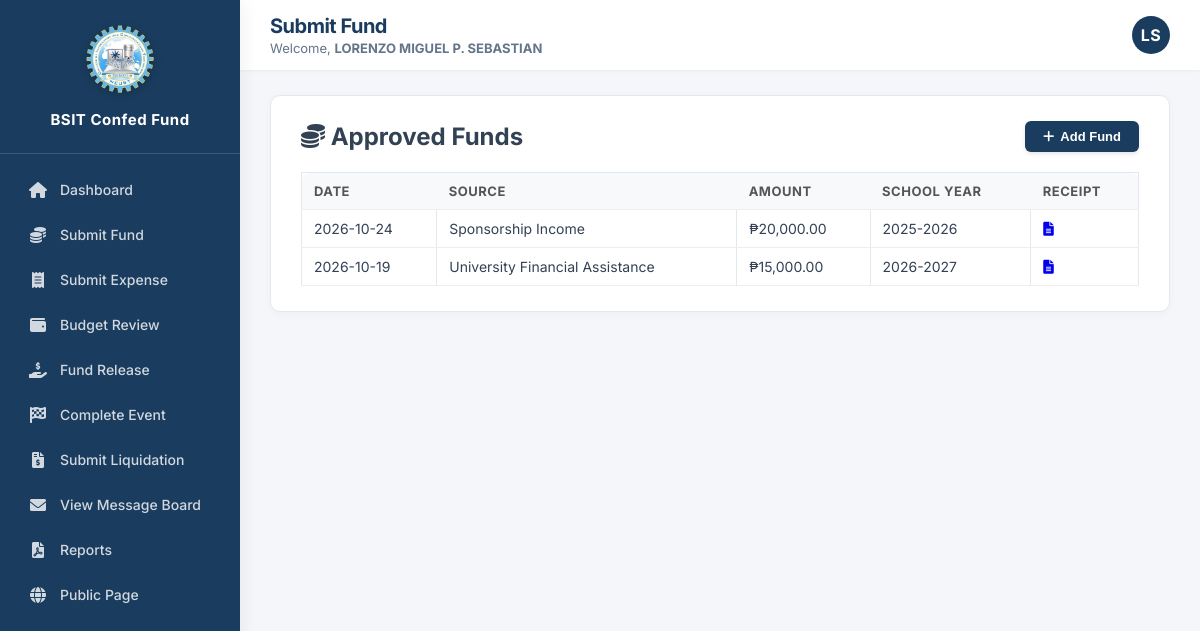
The page /admin/officer/submit_fund.php (signed in) on the database its author committed.
### tables this page shows
CREATE TABLE `settings` (
  `id` int(11) NOT NULL DEFAULT 1,
  `org_name` varchar(100) NOT NULL DEFAULT 'BSIT Confederation',
  `org_short_name` varchar(50) NOT NULL DEFAULT 'BSIT Confed Fund',
  `logo_path` varchar(255) NOT NULL DEFAULT 'assets/images/logo.png.webp',
  `primary_color` varchar(7) NOT NULL DEFAULT '#1a3c5e',
  `recovery_key` varchar(100) NOT NULL DEFAULT 'BSIT-ADMIN-2026'
);

CREATE TABLE `funds` (
  `id` int(11) NOT NULL,
  `amount` decimal(10,2) NOT NULL,
  `source` varchar(255) NOT NULL,
  `description` text DEFAULT NULL,
  `receipt_path` varchar(255) DEFAULT NULL,
  `fund_date` date NOT NULL,
  `school_year` varchar(20) DEFAULT NULL,
  `event` varchar(100) DEFAULT NULL,
  `officer_id` int(11) NOT NULL,
  `status` enum('pending_audit','audited','mayor_approved','approved','denied') NOT NULL DEFAULT 'pending_audit',
  `reviewed_by` int(11) DEFAULT NULL,
  `audited_by` int(11) DEFAULT NULL,
  `mayor_approved_by` int(11) DEFAULT NULL,
  `reviewed_at` datetime DEFAULT NULL,
  `audited_at` datetime DEFAULT NULL,
  `mayor_approved_at` datetime DEFAULT NULL,
  `review_comment` text DEFAULT NULL,
  `audit_comment` text DEFAULT NULL,
  `mayor_comment` text DEFAULT NULL,
  `created_at` datetime DEFAULT current_timestamp(),
  `updated_at` datetime DEFAULT NULL ON UPDATE current_timestamp()
);

### admin/officer/submit_fund.php (the view, shortened to what this page needs)
<?php
require_once '../../includes/auth.php';
require_once '../../includes/functions.php';
$approvedFunds = $pdo->query(
    "SELECT f.*, o.name AS officer_name, o.position
     FROM funds f
     JOIN officers o ON f.officer_id = o.id
     WHERE f.status = 'approved'
     ORDER BY f.created_at DESC"
)->fetchAll();
?>
<!DOCTYPE html>
<html>
<head>
    <link rel="stylesheet" href="../../assets/css/officer.css">
    <link rel="stylesheet" href="https://cdnjs.cloudflare.com/ajax/libs/font-awesome/6.0.0-beta3/css/all.min.css">
</head>
<body>
<?php include $_SERVER['DOCUMENT_ROOT'] . '/bsit-fund-system-v2/includes/sidebar.php'; ?>
<div class="main-area">
    <?php
    $pageSubtitle = 'Welcome, <strong>' . htmlspecialchars($_SESSION['officer_name']) . '</strong>';
    include $_SERVER['DOCUMENT_ROOT'] . '/bsit-fund-system-v2/includes/topbar.php';
    ?>
    <div class="page-content">
        <div class="card">
            <div class="header-row">
                <h2><i class="fas fa-coins"></i> Approved Funds</h2>
                <button class="btn-add" onclick="openModal()"><i class="fas fa-plus"></i> Add Fund</button>
            </div>
            <?php if(count($approvedFunds)==0): ?><p>No approved funds yet.</p><?php else: ?>
            <table><tr><th>Date</th><th>Source</th><th>Amount</th><th>School Year</th><th>Receipt</th></tr>
            <?php foreach($approvedFunds as $f): ?>
            <tr><td><?= date('Y-m-d', strtotime($f['created_at'])) ?></td><td><?= htmlspecialchars($f['source']) ?></td><td>₱<?= number_format($f['amount'],2) ?></td><td><?= htmlspecialchars($f['school_year'] ?? '—') ?></td><td><?php if(!empty($f['receipt_path'])): foreach(explode(',',$f['receipt_path']) as $rec): ?><a href="../../<?=trim($rec)?>" target="_blank"><i class="fas fa-file-alt"></i></a><?php endforeach; else: ?>—<?php endif; ?></td></tr>
            <?php endforeach; ?>
            </table><?php endif; ?>
        </div>
    </div>
</div>
</body>
</html>

### includes/sidebar.php (shortened to what this page needs)
<?php
require_once __DIR__ . '/functions.php';
$base = '/bsit-fund-system-v2';
$isAdviser = isset($_SESSION['adviser_id']);
$position = $_SESSION['officer_position'] ?? '';
$sysSettings = getSettings($pdo);
$sysLogo = $base . '/' . ltrim($sysSettings['logo_path'], '/');
$sysName = $sysSettings['org_short_name'] ?? 'BSIT Confed Fund';
?>
<div class="sidebar" id="appSidebar">
    <div class="logo">
        <img src="<?= $sysLogo ?>" alt="Logo">
        <span><?= htmlspecialchars($sysName) ?></span>
    </div>
    <div class="nav-menu">
        <?php if ($isAdviser): ?>
            <a href="<?= $base ?>/admin/adviser/dashboard.php"><i class="fas fa-home"></i> Dashboard</a>
            <a href="<?= $base ?>/admin/adviser/review.php"><i class="fas fa-check-circle"></i> Review</a>
            <a href="<?= $base ?>/admin/adviser/budget_approvals.php"><i class="fas fa-wallet"></i> Budget Approvals</a>
            <a href="<?= $base ?>/admin/adviser/final_approval.php"><i class="fas fa-file-signature"></i> Final Approval</a>
            <a href="<?= $base ?>/admin/adviser/inquiries.php"><i class="fas fa-comments"></i> Inquiries</a>
            <a href="<?= $base ?>/admin/adviser/manage_accounts.php"><i class="fas fa-users-cog"></i> Manage Accounts</a>
            <a href="<?= $base ?>/admin/adviser/config_approvals.php"><i class="fas fa-check-double"></i> Configuration Approvals</a>
            <a href="<?= $base ?>/admin/download_report.php"><i class="fas fa-file-pdf"></i> Reports</a>
            <a href="<?= $base ?>/admin/adviser/customization.php"><i class="fas fa-palette"></i> Customization</a>
        <?php elseif ($position === 'Treasurer'): ?>
            <a href="<?= $base ?>/admin/officer/dashboard.php"><i class="fas fa-home"></i> Dashboard</a>
            <a href="<?= $base ?>/admin/officer/submit_fund.php"><i class="fas fa-coins"></i> Submit Fund</a>
            <a href="<?= $base ?>/admin/officer/submit_expense.php"><i class="fas fa-receipt"></i> Submit Expense</a>
            <a href="<?= $base ?>/admin/officer/review_budgets.php"><i class="fas fa-wallet"></i> Budget Review</a>
            <a href="<?= $base ?>/admin/officer/release_funds.php"><i class="fas fa-hand-holding-usd"></i> Fund Release</a>
            <a href="<?= $base ?>/admin/officer/complete_event.php"><i class="fas fa-flag-checkered"></i> Complete Event</a>
            <a href="<?= $base ?>/admin/officer/submit_liquidation.php"><i class="fas fa-file-invoice-dollar"></i> Submit Liquidation</a>
            <a href="<?= $base ?>/admin/officer/view_message_board.php"><i class="fas fa-envelope"></i> View Message Board</a>
            <a href="<?= $base ?>/admin/download_report.php"><i class="fas fa-file-pdf"></i> Reports</a>
        <?php endif; ?>
        <a href="<?= $base ?>/public/index.php"><i class="fas fa-globe"></i> Public Page</a>
    </div>
</div>

### assets/css/officer.css (style rules this page uses)
* { margin: 0; padding: 0; box-sizing: border-box; }
body { font-family: 'Inter', 'Segoe UI', Arial, sans-serif; background: #f4f6f9; color: #334155; -webkit-font-smoothing: antialiased; }
.sidebar { position: fixed; left: 0; top: 0; width: 240px; height: 100vh; background: var(--theme-primary, #1a3c5e); color: #fff; display: flex; flex-direction: column; box-shadow: 4px 0 15px rgba(0,0,0,0.05); z-index: 1000; transition: background-color 0.3s ease; }
.sidebar .logo { padding: 24px 20px; text-align: center; border-bottom: 1px solid rgba(255, 255, 255, 0.1); }
.sidebar .logo img { width: 70px; height: auto; margin-bottom: 12px; filter: drop-shadow(0 2px 4px rgba(0,0,0,0.2)); }
.sidebar .logo span { display: block; font-size: 15px; font-weight: 700; letter-spacing: 0.5px; }
.sidebar .nav-menu { flex: 1; padding: 15px 12px; overflow-y: auto; }
.sidebar .nav-menu a { display: flex; align-items: center; gap: 12px; color: rgba(255, 255, 255, 0.8); padding: 12px 16px; margin-bottom: 4px; text-decoration: none; border-radius: 8px; font-size: 14px; font-weight: 500; transition: all 0.2s ease; }
.sidebar .nav-menu a i { width: 20px; text-align: center; font-size: 16px; }
.main-area { margin-left: 240px; min-height: 100vh; display: flex; flex-direction: column; }
.page-content { padding: 25px 30px; flex: 1; }
.card { background: #ffffff; border-radius: 16px; border: 1px solid #e2e8f0; box-shadow: 0 4px 6px -1px rgba(0, 0, 0, 0.02), 0 2px 4px -1px rgba(0, 0, 0, 0.02); padding: 25px 30px; margin-bottom: 25px; transition: box-shadow 0.2s ease; }
table { width: 100%; border-collapse: separate; border-spacing: 0; }
th { background: #f8fafc; color: #475569; text-align: left; padding: 14px 16px; font-size: 12px; font-weight: 700; text-transform: uppercase; letter-spacing: 0.5px; border-bottom: 2px solid #e2e8f0; border-top: 1px solid #e2e8f0; }
th:first-child { border-top-left-radius: 8px; border-left: 1px solid #e2e8f0; }
th:last-child { border-top-right-radius: 8px; border-right: 1px solid #e2e8f0; }
td { padding: 14px 16px; border-bottom: 1px solid #e2e8f0; border-left: 1px solid #e2e8f0; font-size: 14px; color: #334155; vertical-align: middle; }
td:last-child { border-right: 1px solid #e2e8f0; }
tr:last-child td:first-child { border-bottom-left-radius: 8px; }
tr:last-child td:last-child { border-bottom-right-radius: 8px; }
.btn-primary, .btn-add, .btn-submit { background: var(--theme-primary, #1a3c5e); color: white; padding: 10px 20px; border: none; border-radius: 8px; cursor: pointer; font-size: 13.5px; font-weight: 600; text-decoration: none; display: inline-flex; align-items: center; justify-content: center; gap: 8px; transition: all 0.2s ease; box-shadow: 0 2px 4px rgba(0,0,0,0.1); }

### admin/officer/submit_fund.php (style rules this page uses)
.header-row { display: flex; justify-content: space-between; align-items: center; margin-bottom: 20px; }
.header-row h2 { margin: 0; }
.card { background: #fff; border-radius: 10px; border: 1px solid #e2e8f0; box-shadow: 0 2px 8px rgba(0,0,0,0.03); padding: 25px 30px; margin-bottom: 25px; }
table { width: 100%; border-collapse: collapse; }
th, td { padding: 10px 12px; text-align: left; border-bottom: 1px solid #eee; font-size: 14px; }
th { background: #f8f9fa; color: #555; text-transform: uppercase; font-size: 13px; }

### includes/shared_ui.php (style rules this page uses)
.btn-add, .btn-primary, .btn-submit { background: #1a3c5e; color: #fff; padding: 8px 18px; border: none; border-radius: 6px; cursor: pointer; font-size: 13px; font-weight: 600; text-decoration: none; display: inline-flex; align-items: center; gap: 6px; transition: background 0.2s; }

### rows shown on the page
settings: logo_path (picture), org_short_name "BSIT Confed Fund"
funds: created_at "2026-10-24", source "Sponsorship Income", amount "20,000.00", school_year "2025-2026"
funds: created_at "2026-10-19", source "University Financial Assistance", amount "15,000.00", school_year "2026-2027"

### other values the page prints
$pageTitle "Submit Fund"
$_SESSION['officer_name'] "LORENZO MIGUEL P. SEBASTIAN"
$initials "LS"
